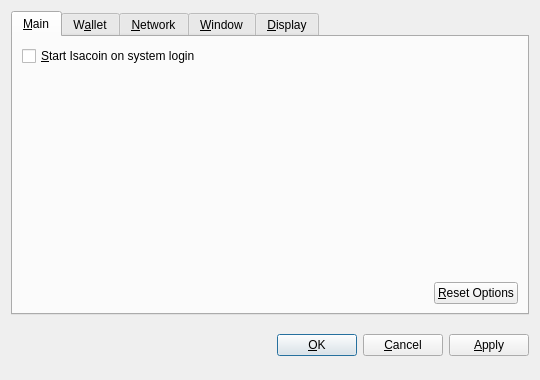
<?xml version="1.0" encoding="UTF-8"?>
<ui version="4.0">
 <class>OptionsDialog</class>
 <widget class="QDialog" name="OptionsDialog">
  <property name="geometry">
   <rect>
    <x>0</x>
    <y>0</y>
    <width>540</width>
    <height>380</height>
   </rect>
  </property>
  <property name="windowTitle">
   <string>Options</string>
  </property>
  <property name="modal">
   <bool>true</bool>
  </property>
  <layout class="QVBoxLayout" name="verticalLayout">
   <item>
    <widget class="QTabWidget" name="tabWidget">
     <property name="tabPosition">
      <enum>QTabWidget::North</enum>
     </property>
     <property name="currentIndex">
      <number>0</number>
     </property>
     <widget class="QWidget" name="tabMain">
      <attribute name="title">
       <string>&amp;Main</string>
      </attribute>
      <layout class="QVBoxLayout" name="verticalLayout_Main">
       <item>
        <widget class="QCheckBox" name="bitcoinAtStartup">
         <property name="toolTip">
          <string>Automatically start Isacoin after logging in to the system.</string>
         </property>
         <property name="text">
          <string>&amp;Start Isacoin on system login</string>
         </property>
        </widget>
       </item>
       <item>
        <spacer name="verticalSpacer_Main">
         <property name="orientation">
          <enum>Qt::Vertical</enum>
         </property>
         <property name="sizeHint" stdset="0">
          <size>
           <width>20</width>
           <height>40</height>
          </size>
         </property>
        </spacer>
       </item>
       <item>
        <layout class="QHBoxLayout" name="horizontalLayout_2_Main">
         <item>
          <spacer name="horizontalSpacer_2_Main">
           <property name="orientation">
            <enum>Qt::Horizontal</enum>
           </property>
           <property name="sizeHint" stdset="0">
            <size>
             <width>40</width>
             <height>20</height>
            </size>
           </property>
          </spacer>
         </item>
         <item>
          <widget class="QPushButton" name="resetButton">
           <property name="toolTip">
            <string>Reset all client options to default.</string>
           </property>
           <property name="text">
            <string>&amp;Reset Options</string>
           </property>
           <property name="autoDefault">
            <bool>false</bool>
           </property>
          </widget>
         </item>
        </layout>
       </item>
      </layout>
     </widget>
     <widget class="QWidget" name="tabWallet">
      <attribute name="title">
       <string>W&amp;allet</string>
      </attribute>
      <layout class="QVBoxLayout" name="verticalLayout_Network">
       <item>
        <widget class="QLabel" name="transactionFeeInfoLabel">
         <property name="text">
          <string>Optional transaction fee per kB that helps make sure your transactions are processed quickly. Most transactions are 1 kB.</string>
         </property>
         <property name="textFormat">
          <enum>Qt::PlainText</enum>
         </property>
         <property name="wordWrap">
          <bool>true</bool>
         </property>
        </widget>
       </item>
       <item>
        <layout class="QHBoxLayout" name="horizontalLayout_1_Main">
         <item>
          <widget class="QLabel" name="transactionFeeLabel">
           <property name="text">
            <string>Pay transaction &amp;fee</string>
           </property>
           <property name="textFormat">
            <enum>Qt::PlainText</enum>
           </property>
           <property name="buddy">
            <cstring>transactionFee</cstring>
           </property>
          </widget>
         </item>
         <item>
          <widget class="BitcoinAmountField" name="transactionFee"/>
         </item>
         <item>
          <spacer name="horizontalSpacer_1_Main">
           <property name="orientation">
            <enum>Qt::Horizontal</enum>
           </property>
           <property name="sizeHint" stdset="0">
            <size>
             <width>40</width>
             <height>20</height>
            </size>
           </property>
          </spacer>
         </item>
        </layout>
       </item>
       <item>
        <widget class="QLabel" name="label">
         <property name="text">
          <string>If you disable the spending of unconfirmed change, the change from a transaction cannot be used until that transaction has at least one confirmation. This also affects how your balance is computed.</string>
         </property>
         <property name="wordWrap">
          <bool>true</bool>
         </property>
        </widget>
       </item>
       <item>
        <widget class="QCheckBox" name="spendZeroConfChange">
         <property name="text">
          <string>Spend unconfirmed change  (experts only)</string>
         </property>
        </widget>
       </item>
       <item>
        <spacer name="verticalSpacer">
         <property name="orientation">
          <enum>Qt::Vertical</enum>
         </property>
         <property name="sizeHint" stdset="0">
          <size>
           <width>20</width>
           <height>40</height>
          </size>
         </property>
        </spacer>
       </item>
      </layout>
     </widget>
     <widget class="QWidget" name="tabNetwork">
      <attribute name="title">
       <string>&amp;Network</string>
      </attribute>
      <layout class="QVBoxLayout" name="verticalLayout_Network">
       <item>
        <widget class="QCheckBox" name="mapPortUpnp">
         <property name="toolTip">
          <string>Automatically open the Isacoin client port on the router. This only works when your router supports UPnP and it is enabled.</string>
         </property>
         <property name="text">
          <string>Map port using &amp;UPnP</string>
         </property>
        </widget>
       </item>
       <item>
        <widget class="QCheckBox" name="connectSocks">
         <property name="toolTip">
          <string>Connect to the Isacoin network through a SOCKS proxy (e.g. when connecting through Tor).</string>
         </property>
         <property name="text">
          <string>&amp;Connect through SOCKS proxy:</string>
         </property>
        </widget>
       </item>
       <item>
        <layout class="QHBoxLayout" name="horizontalLayout_Network">
         <item>
          <widget class="QLabel" name="proxyIpLabel">
           <property name="text">
            <string>Proxy &amp;IP:</string>
           </property>
           <property name="textFormat">
            <enum>Qt::PlainText</enum>
           </property>
           <property name="buddy">
            <cstring>proxyIp</cstring>
           </property>
          </widget>
         </item>
         <item>
          <widget class="QValidatedLineEdit" name="proxyIp">
           <property name="maximumSize">
            <size>
             <width>140</width>
             <height>16777215</height>
            </size>
           </property>
           <property name="toolTip">
            <string>IP address of the proxy (e.g. 127.0.0.1)</string>
           </property>
          </widget>
         </item>
         <item>
          <widget class="QLabel" name="proxyPortLabel">
           <property name="text">
            <string>&amp;Port:</string>
           </property>
           <property name="textFormat">
            <enum>Qt::PlainText</enum>
           </property>
           <property name="buddy">
            <cstring>proxyPort</cstring>
           </property>
          </widget>
         </item>
         <item>
          <widget class="QLineEdit" name="proxyPort">
           <property name="maximumSize">
            <size>
             <width>55</width>
             <height>16777215</height>
            </size>
           </property>
           <property name="toolTip">
            <string>Port of the proxy (e.g. 9050)</string>
           </property>
          </widget>
         </item>
         <item>
          <widget class="QLabel" name="socksVersionLabel">
           <property name="text">
            <string>SOCKS &amp;Version:</string>
           </property>
           <property name="textFormat">
            <enum>Qt::PlainText</enum>
           </property>
           <property name="buddy">
            <cstring>socksVersion</cstring>
           </property>
          </widget>
         </item>
         <item>
          <widget class="QValueComboBox" name="socksVersion">
           <property name="toolTip">
            <string>SOCKS version of the proxy (e.g. 5)</string>
           </property>
          </widget>
         </item>
         <item>
          <spacer name="horizontalSpacer_Network">
           <property name="orientation">
            <enum>Qt::Horizontal</enum>
           </property>
           <property name="sizeHint" stdset="0">
            <size>
             <width>40</width>
             <height>20</height>
            </size>
           </property>
          </spacer>
         </item>
        </layout>
       </item>
       <item>
        <spacer name="verticalSpacer_Network">
         <property name="orientation">
          <enum>Qt::Vertical</enum>
         </property>
         <property name="sizeHint" stdset="0">
          <size>
           <width>20</width>
           <height>40</height>
          </size>
         </property>
        </spacer>
       </item>
      </layout>
     </widget>
     <widget class="QWidget" name="tabWindow">
      <attribute name="title">
       <string>&amp;Window</string>
      </attribute>
      <layout class="QVBoxLayout" name="verticalLayout_Window">
       <item>
        <widget class="QCheckBox" name="minimizeToTray">
         <property name="toolTip">
          <string>Show only a tray icon after minimizing the window.</string>
         </property>
         <property name="text">
          <string>&amp;Minimize to the tray instead of the taskbar</string>
         </property>
        </widget>
       </item>
       <item>
        <widget class="QCheckBox" name="minimizeOnClose">
         <property name="toolTip">
          <string>Minimize instead of exit the application when the window is closed. When this option is enabled, the application will be closed only after selecting Quit in the menu.</string>
         </property>
         <property name="text">
          <string>M&amp;inimize on close</string>
         </property>
        </widget>
       </item>
       <item>
        <spacer name="verticalSpacer_Window">
         <property name="orientation">
          <enum>Qt::Vertical</enum>
         </property>
         <property name="sizeHint" stdset="0">
          <size>
           <width>20</width>
           <height>40</height>
          </size>
         </property>
        </spacer>
       </item>
      </layout>
     </widget>
     <widget class="QWidget" name="tabDisplay">
      <attribute name="title">
       <string>&amp;Display</string>
      </attribute>
      <layout class="QVBoxLayout" name="verticalLayout_Display">
       <item>
        <layout class="QHBoxLayout" name="horizontalLayout_1_Display">
         <item>
          <widget class="QLabel" name="langLabel">
           <property name="text">
            <string>User Interface &amp;language:</string>
           </property>
           <property name="textFormat">
            <enum>Qt::PlainText</enum>
           </property>
           <property name="buddy">
            <cstring>lang</cstring>
           </property>
          </widget>
         </item>
         <item>
          <widget class="QValueComboBox" name="lang">
           <property name="toolTip">
            <string>The user interface language can be set here. This setting will take effect after restarting Isacoin.</string>
           </property>
          </widget>
         </item>
        </layout>
       </item>
       <item>
        <layout class="QHBoxLayout" name="horizontalLayout_2_Display">
         <item>
          <widget class="QLabel" name="unitLabel">
           <property name="text">
            <string>&amp;Unit to show amounts in:</string>
           </property>
           <property name="textFormat">
            <enum>Qt::PlainText</enum>
           </property>
           <property name="buddy">
            <cstring>unit</cstring>
           </property>
          </widget>
         </item>
         <item>
          <widget class="QValueComboBox" name="unit">
           <property name="toolTip">
            <string>Choose the default subdivision unit to show in the interface and when sending coins.</string>
           </property>
          </widget>
         </item>
        </layout>
       </item>
       <item>
        <widget class="QCheckBox" name="displayAddresses">
         <property name="toolTip">
          <string>Whether to show Isacoin addresses in the transaction list or not.</string>
         </property>
         <property name="text">
          <string>&amp;Display addresses in transaction list</string>
         </property>
        </widget>
       </item>
       <item>
        <widget class="QCheckBox" name="coinControlFeatures">
         <property name="toolTip">
          <string>Whether to show coin control features or not.</string>
         </property>
         <property name="text">
          <string>Display coin &amp;control features (experts only!)</string>
         </property>
        </widget>
       </item>
       <item>
        <spacer name="verticalSpacer_Display">
         <property name="orientation">
          <enum>Qt::Vertical</enum>
         </property>
         <property name="sizeHint" stdset="0">
          <size>
           <width>20</width>
           <height>40</height>
          </size>
         </property>
        </spacer>
       </item>
      </layout>
     </widget>
    </widget>
   </item>
   <item>
    <layout class="QHBoxLayout" name="horizontalLayout_Buttons">
     <item>
      <spacer name="horizontalSpacer_1">
       <property name="orientation">
        <enum>Qt::Horizontal</enum>
       </property>
       <property name="sizeHint" stdset="0">
        <size>
         <width>40</width>
         <height>48</height>
        </size>
       </property>
      </spacer>
     </item>
     <item>
      <widget class="QLabel" name="statusLabel">
       <property name="font">
        <font>
         <weight>75</weight>
         <bold>true</bold>
        </font>
       </property>
       <property name="text">
        <string/>
       </property>
       <property name="textFormat">
        <enum>Qt::PlainText</enum>
       </property>
       <property name="wordWrap">
        <bool>true</bool>
       </property>
      </widget>
     </item>
     <item>
      <spacer name="horizontalSpacer_2">
       <property name="orientation">
        <enum>Qt::Horizontal</enum>
       </property>
       <property name="sizeHint" stdset="0">
        <size>
         <width>40</width>
         <height>48</height>
        </size>
       </property>
      </spacer>
     </item>
     <item>
      <widget class="QPushButton" name="okButton">
       <property name="text">
        <string>&amp;OK</string>
       </property>
      </widget>
     </item>
     <item>
      <widget class="QPushButton" name="cancelButton">
       <property name="text">
        <string>&amp;Cancel</string>
       </property>
       <property name="autoDefault">
        <bool>false</bool>
       </property>
      </widget>
     </item>
     <item>
      <widget class="QPushButton" name="applyButton">
       <property name="text">
        <string>&amp;Apply</string>
       </property>
       <property name="autoDefault">
        <bool>false</bool>
       </property>
      </widget>
     </item>
    </layout>
   </item>
  </layout>
 </widget>
 <customwidgets>
  <customwidget>
   <class>BitcoinAmountField</class>
   <extends>QSpinBox</extends>
   <header>bitcoinamountfield.h</header>
  </customwidget>
  <customwidget>
   <class>QValueComboBox</class>
   <extends>QComboBox</extends>
   <header>qvaluecombobox.h</header>
  </customwidget>
  <customwidget>
   <class>QValidatedLineEdit</class>
   <extends>QLineEdit</extends>
   <header>qvalidatedlineedit.h</header>
  </customwidget>
 </customwidgets>
 <resources/>
 <connections/>
</ui>
